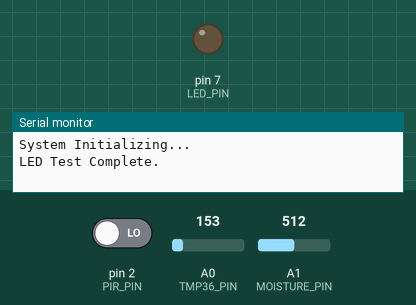
The sketch below on a simulated Arduino Uno, built with avr-gcc and run on an emulated ATmega328P. Shown: output pins drawn as LEDs (lit = HIGH), the last lines printed to the serial monitor. The inputs (shaded band) are chosen by the test bench; at power-on: A0 (TMP36_PIN) = 153, A1 (MOISTURE_PIN) = 512, pin 2 (PIR_PIN) LOW.

Above: at 1.01 s.
At 2.2 s:
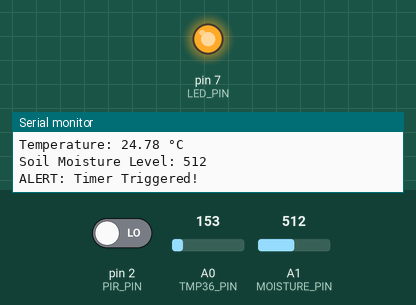
2.3 s: A0 (TMP36_PIN) set to 178
4.6 s: A1 (MOISTURE_PIN) set to 311
6.1 s: A1 (MOISTURE_PIN) set to 291
Timing chart, 0 to 9.1 s (numbered marks = the images above; inputs shaded):
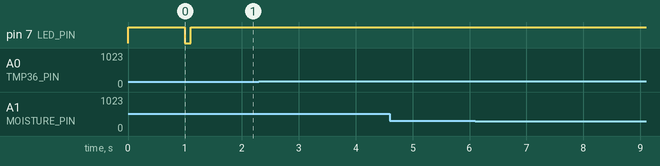

The sketch:

code.ino
```cpp
#include <avr/interrupt.h>
#include <avr/io.h>

#define PIR_PIN 2        // PIR motion sensor
#define LED_PIN 7        // LED
#define TMP36_PIN A0     // TMP36 temperature sensor (analog)
#define MOISTURE_PIN A1  // Soil moisture sensor (analog)

// Interrupt flags for each sensor
volatile bool motionDetected = false;
volatile bool timerTriggered = false;
volatile bool drySoilDetected = false;
volatile bool highTempDetected = false;

unsigned long ledTurnOnTime = 0;

// Threshold values
float temperatureThreshold = 30.0;  // Temperature threshold in Celsius
int moistureThreshold = 300;        // Dry soil threshold (adjust as needed)

// Timer interrupt fires every X milliseconds
#define TIMER_INTERVAL_MS 5000  // Set timer interval

void setup() {
  Serial.begin(9600);
  Serial.println("System Initializing...");

  pinMode(PIR_PIN, INPUT);
  pinMode(LED_PIN, OUTPUT);

  // LED Test
  digitalWrite(LED_PIN, HIGH);
  delay(1000);
  digitalWrite(LED_PIN, LOW);
  Serial.println("LED Test Complete.");

  // Enable Pin Change Interrupts (PCINT) for PIR
  PCICR |= (1 << PCIE2);    // Enable PCINT for PORTD
  PCMSK2 |= (1 << PIR_PIN); // Enable interrupt for PIR sensor

  // Setup Timer Interrupt (Timer1)
  cli();  // Disable global interrupts
  TCCR1A = 0;
  TCCR1B = (1 << WGM12) | (1 << CS12) | (1 << CS10);  // CTC Mode, Prescaler = 1024
  OCR1A = (F_CPU / 1024) * TIMER_INTERVAL_MS / 1000 - 1;  // Set compare match
  TIMSK1 |= (1 << OCIE1A);  // Enable Timer1 Compare Interrupt
  sei();  // Enable global interrupts

  Serial.println("System Ready. Waiting for motion, dry soil, or high temperature...");
}

// Pin Change Interrupt Service Routine (PCINT) for PIR sensor
ISR(PCINT2_vect) {
  if (digitalRead(PIR_PIN) == HIGH) {
    motionDetected = true;
  }
}

// Timer Interrupt Service Routine (fires every X milliseconds)
ISR(TIMER1_COMPA_vect) {
  timerTriggered = true;
}

void loop() {
  // Read TMP36 sensor
  float voltage = analogRead(TMP36_PIN) * (5.0 / 1023.0);
  float temperatureC = (voltage - 0.5) * 100.0;
  Serial.print("Temperature: ");
  Serial.print(temperatureC);
  Serial.println(" °C");

  // Check if temperature is above threshold
  if (temperatureC > temperatureThreshold) {
    Serial.println("High Temperature Detected!");
    highTempDetected = true;
  }

  // Read Soil Moisture Sensor
  int moistureLevel = analogRead(MOISTURE_PIN);
  Serial.print("Soil Moisture Level: ");
  Serial.println(moistureLevel);

  // Check if soil is dry
  if (moistureLevel < moistureThreshold) {
    Serial.println("Dry Soil Detected!");
    drySoilDetected = true;
  }

  // Handle separate alerts
  if (motionDetected) {
    Serial.println("ALERT: Motion Detected!");
    digitalWrite(LED_PIN, HIGH);
    ledTurnOnTime = millis();
    motionDetected = false;
  }

  if (highTempDetected) {
    Serial.println("ALERT: High Temperature Detected!");
    digitalWrite(LED_PIN, HIGH);
    ledTurnOnTime = millis();
    highTempDetected = false;
  }

  if (drySoilDetected) {
    Serial.println("ALERT: Dry Soil Detected!");
    digitalWrite(LED_PIN, HIGH);
    ledTurnOnTime = millis();
    drySoilDetected = false;
  }

  if (timerTriggered) {
    Serial.println("ALERT: Timer Triggered!");
    digitalWrite(LED_PIN, HIGH);
    ledTurnOnTime = millis();
    timerTriggered = false;
  }

  // Turn off LED after 5 seconds
  if (ledTurnOnTime != 0 && millis() - ledTurnOnTime >= 5000) {
    digitalWrite(LED_PIN, LOW);
    Serial.println("LED Turned OFF");
    ledTurnOnTime = 0;
  }

  delay(1000);  // Small delay for better readability
}
```
